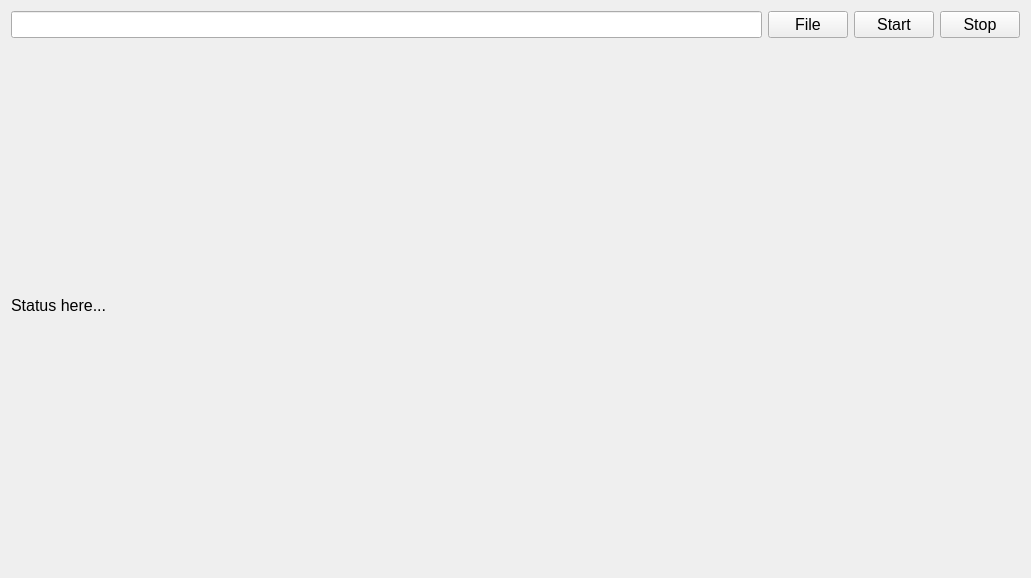
<?xml version="1.0" encoding="UTF-8"?>
<ui version="4.0">
 <class>Logger</class>
 <widget class="QWidget" name="Logger">
  <property name="geometry">
   <rect>
    <x>0</x>
    <y>0</y>
    <width>1031</width>
    <height>578</height>
   </rect>
  </property>
  <property name="font">
   <font>
    <pointsize>24</pointsize>
    <weight>75</weight>
    <bold>true</bold>
   </font>
  </property>
  <property name="windowTitle">
   <string>SamplePlugin</string>
  </property>
  <property name="autoFillBackground">
   <bool>false</bool>
  </property>
  <layout class="QVBoxLayout" name="verticalLayout">
   <item>
    <layout class="QHBoxLayout" name="horizontalLayout">
     <item>
      <widget class="QLineEdit" name="lineEdit">
       <property name="font">
        <font>
         <pointsize>12</pointsize>
         <weight>50</weight>
         <bold>false</bold>
        </font>
       </property>
      </widget>
     </item>
     <item>
      <widget class="QPushButton" name="pushButton_File">
       <property name="font">
        <font>
         <pointsize>12</pointsize>
         <weight>50</weight>
         <bold>false</bold>
        </font>
       </property>
       <property name="text">
        <string>File</string>
       </property>
      </widget>
     </item>
     <item>
      <widget class="QPushButton" name="pushButton_Start">
       <property name="font">
        <font>
         <pointsize>12</pointsize>
         <weight>50</weight>
         <bold>false</bold>
        </font>
       </property>
       <property name="text">
        <string>Start</string>
       </property>
      </widget>
     </item>
     <item>
      <widget class="QPushButton" name="pushButton_Stop">
       <property name="font">
        <font>
         <pointsize>12</pointsize>
         <weight>50</weight>
         <bold>false</bold>
        </font>
       </property>
       <property name="text">
        <string>Stop</string>
       </property>
      </widget>
     </item>
    </layout>
   </item>
   <item>
    <widget class="QLabel" name="label">
     <property name="font">
      <font>
       <pointsize>12</pointsize>
       <weight>50</weight>
       <bold>false</bold>
      </font>
     </property>
     <property name="text">
      <string>Status here...</string>
     </property>
    </widget>
   </item>
  </layout>
 </widget>
 <resources/>
 <connections/>
</ui>
